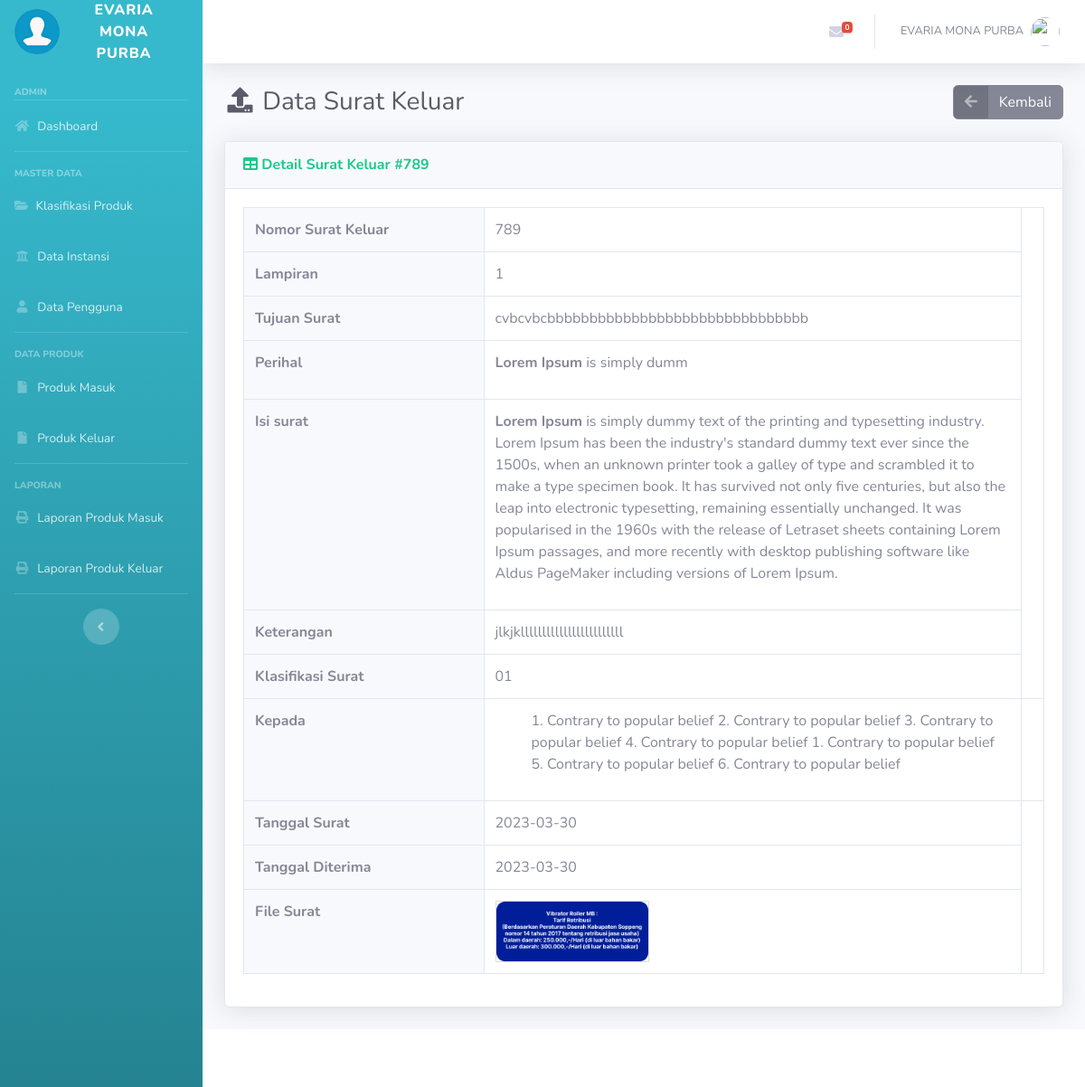
The app's page /detail_sk.php?id=45 (signed in) with its own data.
### tables this page shows
CREATE TABLE `tb_suratkeluar` (
  `id_suratkeluar` int(11) NOT NULL,
  `no_suratkeluar` varchar(50) NOT NULL,
  `lampiran` text NOT NULL,
  `tujuan_surat` varchar(250) NOT NULL,
  `kode_klasifikasi` varchar(50) NOT NULL,
  `kepada` text NOT NULL,
  `perihal` text NOT NULL,
  `isi_surat` text NOT NULL,
  `tgl_surat` date NOT NULL,
  `tgl_keluar` date NOT NULL,
  `file_suratkeluar` varchar(250) NOT NULL,
  `ket_suratkeluar` varchar(250) NOT NULL
);

### detail_sk.php (the view, shortened to what this page needs)
<?php
    if(!isset($_SESSION['user'])) {
        echo "<script language='javascript'>alert('Anda harus login terlebih dahulu!!!'); document.location.href='login.php';</script>";
    } else {
    include 'template/header.php';
	include 'template/sidebar.php';
?>
                    <?php
                        $id = $_GET['id'];
                        $sqlsm = mysqli_query($conn, "SELECT * FROM tb_suratkeluar WHERE id_suratkeluar='$id'");
                        $t = mysqli_fetch_assoc($sqlsm);
                    ?>
<div class="d-sm-flex align-items-center justify-content-between mb-4">
    <h1 class="h3 mb-0 text-gray-800"><i class="fas fa-fw fa-upload"></i> Data Surat Keluar</h1>
    <a href="suratkeluar.php" class="btn btn-secondary btn-icon-split"><span class="icon text-white-50"><i class="fas fa-arrow-left"></i></span>
		<span class="text">Kembali</span>
	</a>
</div>
<div class="card shadow mb-4">
    <div class="card-header py-3">
        <h6 class="m-0 font-weight-bold text-success"><i class="fa fa-table"></i> Detail Surat Keluar #<?= $t['no_suratkeluar'] ?></h6>
    </div>
    <div class="card-body">
        <table class="table table-bordered">
            <tr>
                <th width="30%" class="bg-light">Nomor Surat Keluar</th>
                <td><?= $t['no_suratkeluar'] ?></td>
            </tr>
            <tr>
                <th class="bg-light">Lampiran</th>
                <td><?= $t['lampiran'] ?></td>
            </tr>
            <tr>
                <th class="bg-light">Tujuan Surat</th>
                <td><?= $t['tujuan_surat'] ?></td>
            </tr>
            <tr>
                <th class="bg-light">Perihal</th>
                <td><?= $t['perihal'] ?></td>
            </tr>
            <tr>
                <th class="bg-light">Isi surat</th>
                <td><?= $t['isi_surat'] ?></td>
            </tr>
            <tr>
                <th class="bg-light">Keterangan</th>
                <td><?= $t['ket_suratkeluar'] ?></td>
            </tr>
            <tr>
                <th class="bg-light">Klasifikasi Surat</th>
                <td><?= $t['kode_klasifikasi'] ?></td>
            </tr>
            <tr>
            <th class="bg-light">Kepada</th>
            <td>
                <?php
                $kepada_values = explode(",", $t['kepada']);
                foreach ($kepada_values as $kepada) {
                    echo "<ol>" . $kepada . "</ol>";
                }
                ?>
            <td>
            </tr>
            <tr>
                <th class="bg-light">Tanggal Surat</th>
                <td><?= $t['tgl_surat'] ?></td>
            </tr>
            <tr>
                <th class="bg-light">Tanggal Diterima</th>
                <td><?= $t['tgl_keluar'] ?></td>
            </tr>
            <tr>
                <th class="bg-light">File Surat</th>
                <td>
					<?php
					if ($t['file_suratkeluar'] == 'TIDAK ADA FILE') {
						echo "<b>Tidak Ada FIle</b>";
					} else {
						 ?>
					<a href="fsk.php?id=<?= $t['id_suratkeluar'] ?>" ><img style="border:1px solid #ddd" src='file/suratkeluar/<?= $t['file_suratkeluar'] ?>' alt='<?= $t['file_suratkeluar'] ?>' width='30%'></a><br>
					<?php
					}
					?>
				</td>
            </tr>
        </table>
    </div>
</div>
<?php }
    include 'template/footer.php';
?>

### records on screen
tb_suratkeluar: no_suratkeluar "789", lampiran "1", tujuan_surat "cvbcvbcbbbbbbbbbbbbbbbbbbbbbbbbbbbbbbb", perihal "Lorem Ipsum is simply dumm", isi_surat "Lorem Ipsum is simply dummy text of the printing and typesetting industry. Lorem Ipsum has been the industry's standard dummy text ever since the 1500s, when an unknown printer took a galley of type and scrambled it to make a type specimen book. It has survived not only five centuries, but also the leap into electronic typesetting, remaining essentially unchanged. It was popularised in the 1960s with the release of Letraset sheets containing Lorem Ipsum passages, and more recently with desktop publishing software like Aldus PageMaker including versions of Lorem Ipsum.", ket_suratkeluar "jlkjkllllllllllllllllllllllll", kode_klasifikasi "01", kepada "1. Contrary to popular belief 2. Contrary to popular belief 3. Contrary to popular belief 4. Contrary to popular belief 1. Contrary to popular belief 5. Contrary to popular belief 6. Contrary to popular belief", tgl_surat "2023-03-30", tgl_keluar "2023-03-30", file_suratkeluar (picture)

### other values on screen
$_SESSION['user'] "EVARIA MONA PURBA"
$_SESSION['level'] "ADMIN"
$ceksqli "0"
